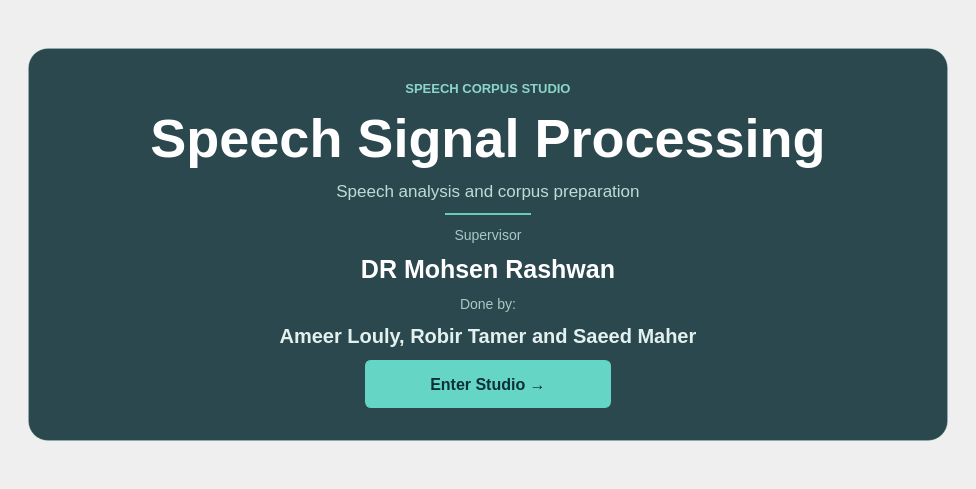
            <widget class="QWidget" name="welcomePage">
              <property name="styleSheet">
                <string>QWidget#welcomePage {background:#0B2530;}</string>
              </property>
              <layout class="QGridLayout" name="welcomePageLayout">
                <property name="leftMargin">
                  <number>0</number>
                </property>
                <property name="topMargin">
                  <number>0</number>
                </property>
                <property name="rightMargin">
                  <number>0</number>
                </property>
                <property name="bottomMargin">
                  <number>0</number>
                </property>
                <property name="spacing">
                  <number>0</number>
                </property>
                <item row="0" column="0">
                  <widget class="QLabel" name="welcomeBackground">
                    <property name="sizePolicy">
                      <sizepolicy hsizetype="Ignored" vsizetype="Ignored">
                        <horstretch>0</horstretch>
                        <verstretch>0</verstretch>
                      </sizepolicy>
                    </property>
                    <property name="accessibleName">
                      <string>Decorative waveform and frequency spectrum</string>
                    </property>
                    <property name="pixmap">
                      <pixmap>assets/welcome_signal_background.svg</pixmap>
                    </property>
                    <property name="scaledContents">
                      <bool>true</bool>
                    </property>
                  </widget>
                </item>
                <item row="0" column="0">
                  <widget class="QFrame" name="welcomeOverlay">
                    <property name="styleSheet">
                      <string>QWidget#welcomeOverlay {background:transparent;}</string>
                    </property>
                    <property name="frameShape">
                      <enum>QFrame::Shape::NoFrame</enum>
                    </property>
                    <layout class="QVBoxLayout" name="welcomeOverlayLayout">
                      <property name="spacing">
                        <number>0</number>
                      </property>
                      <property name="leftMargin">
                        <number>28</number>
                      </property>
                      <property name="topMargin">
                        <number>28</number>
                      </property>
                      <property name="rightMargin">
                        <number>28</number>
                      </property>
                      <property name="bottomMargin">
                        <number>28</number>
                      </property>
                      <item>
                        <spacer name="welcomeTopSpacer">
                          <property name="orientation">
                            <enum>Qt::Orientation::Vertical</enum>
                          </property>
                          <property name="sizeType">
                            <enum>QSizePolicy::Policy::Expanding</enum>
                          </property>
                          <property name="sizeHint" stdset="0">
                            <size>
                              <width>20</width>
                              <height>20</height>
                            </size>
                          </property>
                        </spacer>
                      </item>
                      <item alignment="Qt::AlignmentFlag::AlignHCenter">
                        <widget class="QFrame" name="welcomeCard">
                          <property name="minimumSize">
                            <size>
                              <width>920</width>
                              <height>0</height>
                            </size>
                          </property>
                          <property name="maximumSize">
                            <size>
                              <width>1000</width>
                              <height>16777215</height>
                            </size>
                          </property>
                          <property name="styleSheet">
                            <string>QFrame#welcomeCard {background:rgba(17,49,57,224);border:1px solid rgba(139,214,200,60);border-radius:20px;}</string>
                          </property>
                          <layout class="QVBoxLayout" name="welcomeCardLayout">
                            <property name="spacing">
                              <number>12</number>
                            </property>
                            <property name="leftMargin">
                              <number>32</number>
                            </property>
                            <property name="topMargin">
                              <number>32</number>
                            </property>
                            <property name="rightMargin">
                              <number>32</number>
                            </property>
                            <property name="bottomMargin">
                              <number>32</number>
                            </property>
                            <item>
                              <widget class="QLabel" name="welcomeEyebrow">
                                <property name="styleSheet">
                                  <string>font-size:13px;font-weight:700;color:#8BD5C8;</string>
                                </property>
                                <property name="text">
                                  <string>SPEECH CORPUS STUDIO</string>
                                </property>
                                <property name="alignment">
                                  <set>Qt::AlignmentFlag::AlignCenter</set>
                                </property>
                                <property name="wordWrap">
                                  <bool>true</bool>
                                </property>
                              </widget>
                            </item>
                            <item>
                              <widget class="QLabel" name="welcomeTitle">
                                <property name="styleSheet">
                                  <string>font-size:54px;font-weight:700;color:#FFFFFF;</string>
                                </property>
                                <property name="text">
                                  <string>Speech Signal Processing</string>
                                </property>
                                <property name="alignment">
                                  <set>Qt::AlignmentFlag::AlignCenter</set>
                                </property>
                                <property name="wordWrap">
                                  <bool>true</bool>
                                </property>
                              </widget>
                            </item>
                            <item>
                              <widget class="QLabel" name="welcomeSubtitle">
                                <property name="styleSheet">
                                  <string>font-size:17px;color:#BEDBD6;</string>
                                </property>
                                <property name="text">
                                  <string>Speech analysis and corpus preparation</string>
                                </property>
                                <property name="alignment">
                                  <set>Qt::AlignmentFlag::AlignCenter</set>
                                </property>
                                <property name="wordWrap">
                                  <bool>true</bool>
                                </property>
                              </widget>
                            </item>
                            <item alignment="Qt::AlignmentFlag::AlignHCenter">
                              <widget class="QFrame" name="welcomeDivider">
                                <property name="minimumSize">
                                  <size>
                                    <width>86</width>
                                    <height>2</height>
                                  </size>
                                </property>
                                <property name="maximumSize">
                                  <size>
                                    <width>86</width>
                                    <height>2</height>
                                  </size>
                                </property>
                                <property name="styleSheet">
                                  <string>background:#66CDBB;border:none;</string>
                                </property>
                              </widget>
                            </item>
                            <item>
                              <widget class="QLabel" name="welcomeSupervisorCaption">
                                <property name="styleSheet">
                                  <string>font-size:14px;color:#A6C9C3;</string>
                                </property>
                                <property name="text">
                                  <string>Supervisor</string>
                                </property>
                                <property name="alignment">
                                  <set>Qt::AlignmentFlag::AlignCenter</set>
                                </property>
                                <property name="wordWrap">
                                  <bool>true</bool>
                                </property>
                              </widget>
                            </item>
                            <item>
                              <widget class="QLabel" name="welcomeSupervisor">
                                <property name="styleSheet">
                                  <string>font-size:25px;font-weight:600;color:#FFFFFF;</string>
                                </property>
                                <property name="text">
                                  <string>DR Mohsen Rashwan</string>
                                </property>
                                <property name="alignment">
                                  <set>Qt::AlignmentFlag::AlignCenter</set>
                                </property>
                                <property name="wordWrap">
                                  <bool>true</bool>
                                </property>
                              </widget>
                            </item>
                            <item>
                              <widget class="QLabel" name="welcomeTeamCaption">
                                <property name="styleSheet">
                                  <string>font-size:14px;color:#A6C9C3;</string>
                                </property>
                                <property name="text">
                                  <string>Done by:</string>
                                </property>
                                <property name="alignment">
                                  <set>Qt::AlignmentFlag::AlignCenter</set>
                                </property>
                                <property name="wordWrap">
                                  <bool>true</bool>
                                </property>
                              </widget>
                            </item>
                            <item>
                              <widget class="QLabel" name="welcomeTeamNames">
                                <property name="styleSheet">
                                  <string>font-size:20px;font-weight:500;color:#E2F1EE;</string>
                                </property>
                                <property name="text">
                                  <string>Ameer Louly, Robir Tamer and Saeed Maher</string>
                                </property>
                                <property name="alignment">
                                  <set>Qt::AlignmentFlag::AlignCenter</set>
                                </property>
                                <property name="wordWrap">
                                  <bool>true</bool>
                                </property>
                              </widget>
                            </item>
                            <item alignment="Qt::AlignmentFlag::AlignHCenter">
                              <widget class="QPushButton" name="enterStudioButton">
                                <property name="minimumSize">
                                  <size>
                                    <width>246</width>
                                    <height>48</height>
                                  </size>
                                </property>
                                <property name="cursor">
                                  <cursorShape>PointingHandCursor</cursorShape>
                                </property>
                                <property name="styleSheet">
                                  <string>QPushButton#enterStudioButton {background:#65D5C5;color:#0C3037;border:1px solid #65D5C5;border-radius:6px;padding:9px 22px;font-size:16px;font-weight:700;} QPushButton#enterStudioButton:hover {background:#5BC0B1;border-color:#5BC0B1;} QPushButton#enterStudioButton:pressed {background:#51AA9E;} QPushButton#enterStudioButton:focus {border:2px solid #E2FFF9;padding:8px 21px;}</string>
                                </property>
                                <property name="text">
                                  <string>Enter Studio →</string>
                                </property>
                                <property name="autoDefault">
                                  <bool>true</bool>
                                </property>
                                <property name="default">
                                  <bool>true</bool>
                                </property>
                              </widget>
                            </item>
                          </layout>
                        </widget>
                      </item>
                      <item>
                        <spacer name="welcomeBottomSpacer">
                          <property name="orientation">
                            <enum>Qt::Orientation::Vertical</enum>
                          </property>
                          <property name="sizeType">
                            <enum>QSizePolicy::Policy::Expanding</enum>
                          </property>
                          <property name="sizeHint" stdset="0">
                            <size>
                              <width>20</width>
                              <height>20</height>
                            </size>
                          </property>
                        </spacer>
                      </item>
                    </layout>
                  </widget>
                </item>
              </layout>
            </widget>
